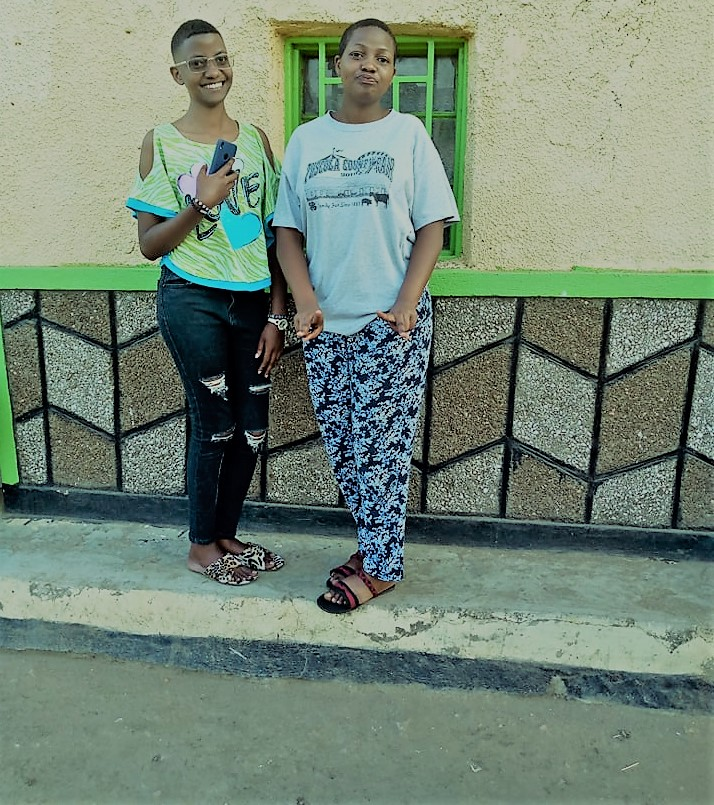
#> input picture shashasha.jpg, 714 x 805 px, found by its file name
$ python instructorassignment_facedetection.py
#> lines starting #> are read from the running program, lines starting #| are printed output that depends on the picture; after the words box and inside, x2 and y2 are one past the last pixel; in counts of white or black regions, pixels touching at a corner belong together
# import required libraries
import cv2

# read the input image
img = cv2.imread("/Users/HP PRO/Documents/coursesy3/EMBEDDED-SYSTEMS/facedetection/shashasha.jpg")
#> img is the input picture: shape (805, 714, 3); mean B, G, R 118.4, 134.3, 116.2

# convert to grayscale of each frames
gray = cv2.cvtColor(img, cv2.COLOR_BGR2GRAY)
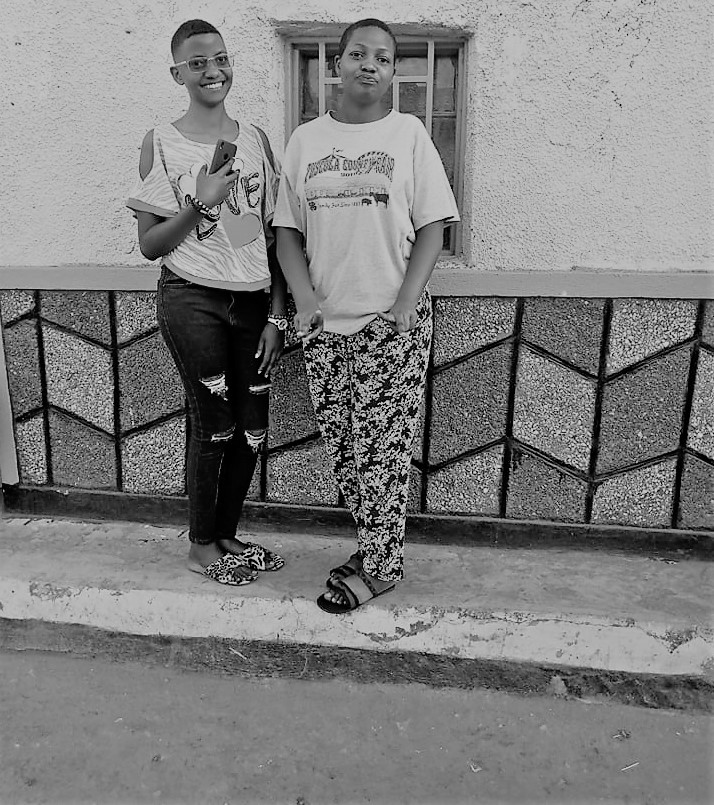
#> gray: shape (805, 714); min 0, max 226, mean 127.1

# read the haarcascade to detect the faces in an image
face_cascade = cv2.CascadeClassifier("/Users/HP PRO/Documents/coursesy3/EMBEDDED-SYSTEMS/facedetection/haarcascade.xml")

# detects faces in the input image
faces = face_cascade.detectMultiScale(gray, 1.1, 4)
#> faces = [[180, 40, 60, 60], [335, 29, 67, 67]]
print('Number of detected faces:', len(faces))
#| Number of detected faces: 2

# loop over all detected faces
if len(faces) > 0:
   for i, (x,y,w,h) in enumerate(faces):

      # To draw a rectangle in a face
      cv2.rectangle(img,(x,y),(x+w,y+h),(0,255,255),2)
      face = img[y:y+h, x:x+w]
      cv2.imshow(f"Cropped Face {i}", face)
      cv2.imwrite(f'face{i}.jpg', face)
      print(f"face{i}.jpg is saved")
#> this loop made 2 passes
#| face0.jpg is saved
#| face1.jpg is saved
#> pass 1, `face = img[y:y+h, x:x+w]`:
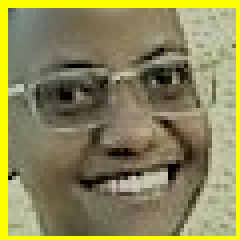
#> face: shape (60, 60, 3) (shown 4 times larger); mean B, G, R 89, 135.4, 139.7
#> pass 2, `face = img[y:y+h, x:x+w]`:
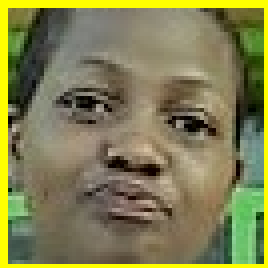
#> face: shape (67, 67, 3) (shown 4 times larger); mean B, G, R 81.3, 127.2, 128.8
#> after the loop:
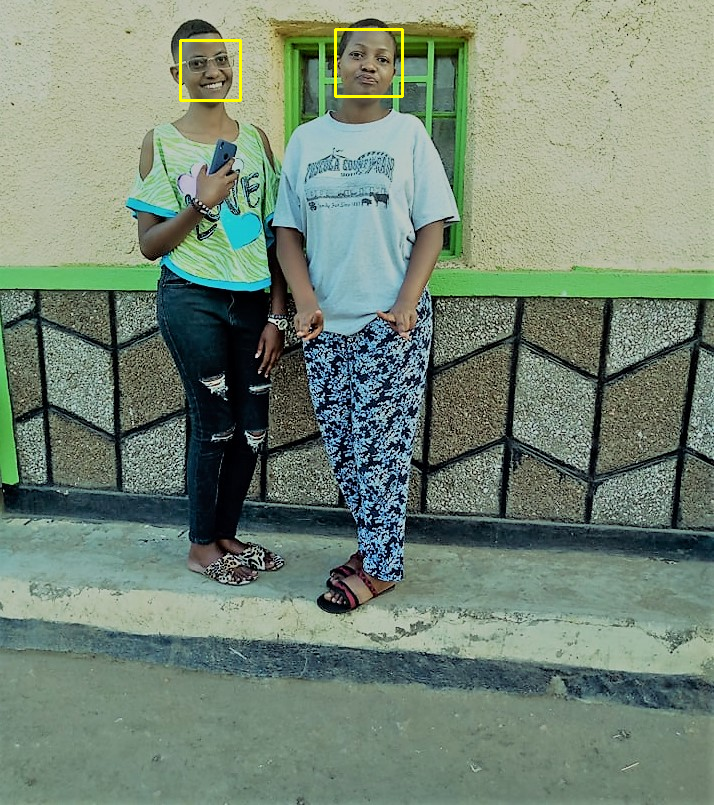
#> img: shape (805, 714, 3); 0.26% of pixels changed, all inside (x1, y1, x2, y2) = (179, 28, 404, 102)

# display the image with detected faces
cv2.imshow("image", img)
cv2.waitKey(0)
cv2.destroyAllWindows()
